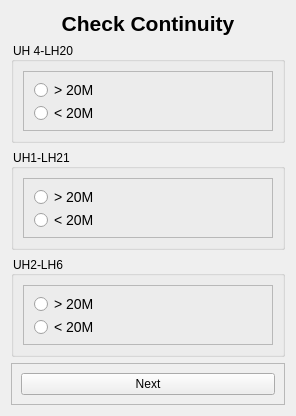
<?xml version="1.0" encoding="UTF-8"?>
<ui version="4.0">
 <class>Form</class>
 <widget class="QWidget" name="Form">
  <property name="geometry">
   <rect>
    <x>0</x>
    <y>0</y>
    <width>296</width>
    <height>414</height>
   </rect>
  </property>
  <property name="windowTitle">
   <string>Form</string>
  </property>
  <layout class="QVBoxLayout" name="verticalLayout">
   <item>
    <widget class="QLabel" name="label">
     <property name="text">
      <string>&lt;html&gt;&lt;head/&gt;&lt;body&gt;&lt;p align=&quot;center&quot;&gt;&lt;span style=&quot; font-size:16pt; font-weight:700;&quot;&gt;Check Continuity&lt;/span&gt;&lt;/p&gt;&lt;/body&gt;&lt;/html&gt;</string>
     </property>
    </widget>
   </item>
   <item>
    <widget class="QGroupBox" name="groupBox_1">
     <property name="styleSheet">
      <string notr="true">QGroupBox::title {
    font-size: 16px;
}
</string>
     </property>
     <property name="title">
      <string>UH 4-LH20</string>
     </property>
     <property name="checkable">
      <bool>false</bool>
     </property>
     <property name="checked">
      <bool>false</bool>
     </property>
     <layout class="QVBoxLayout" name="verticalLayout_11">
      <item>
       <widget class="QFrame" name="Radio_Frame_1">
        <property name="frameShape">
         <enum>QFrame::Shape::StyledPanel</enum>
        </property>
        <property name="frameShadow">
         <enum>QFrame::Shadow::Raised</enum>
        </property>
        <layout class="QVBoxLayout" name="verticalLayout_12">
         <item>
          <widget class="QRadioButton" name="radioButton_1">
           <property name="styleSheet">
            <string notr="true">QRadioButton{
    font-size: 14px; /* Larger text */
}
QRadioButton::indicator {
    width: 15px; /* Larger checkbox square */
    height: 15px; /* Larger checkbox square */
}</string>
           </property>
           <property name="text">
            <string>&gt; 20M</string>
           </property>
          </widget>
         </item>
         <item>
          <widget class="QRadioButton" name="radioButton_2">
           <property name="styleSheet">
            <string notr="true">QRadioButton{
    font-size: 14px; /* Larger text */
}
QRadioButton::indicator {
    width: 15px; /* Larger checkbox square */
    height: 15px; /* Larger checkbox square */
}</string>
           </property>
           <property name="text">
            <string>&lt; 20M</string>
           </property>
          </widget>
         </item>
        </layout>
       </widget>
      </item>
     </layout>
    </widget>
   </item>
   <item>
    <widget class="QGroupBox" name="groupBox_2">
     <property name="styleSheet">
      <string notr="true">QGroupBox::title {
    font-size: 16px;
}
</string>
     </property>
     <property name="title">
      <string>UH1-LH21</string>
     </property>
     <property name="checkable">
      <bool>false</bool>
     </property>
     <property name="checked">
      <bool>false</bool>
     </property>
     <layout class="QVBoxLayout" name="verticalLayout_13">
      <item>
       <widget class="QFrame" name="Radio_Frame_2">
        <property name="frameShape">
         <enum>QFrame::Shape::StyledPanel</enum>
        </property>
        <property name="frameShadow">
         <enum>QFrame::Shadow::Raised</enum>
        </property>
        <layout class="QVBoxLayout" name="verticalLayout_14">
         <item>
          <widget class="QRadioButton" name="radioButton_3">
           <property name="styleSheet">
            <string notr="true">QRadioButton{
    font-size: 14px; /* Larger text */
}
QRadioButton::indicator {
    width: 15px; /* Larger checkbox square */
    height: 15px; /* Larger checkbox square */
}</string>
           </property>
           <property name="text">
            <string>&gt; 20M</string>
           </property>
          </widget>
         </item>
         <item>
          <widget class="QRadioButton" name="radioButton_4">
           <property name="styleSheet">
            <string notr="true">QRadioButton{
    font-size: 14px; /* Larger text */
}
QRadioButton::indicator {
    width: 15px; /* Larger checkbox square */
    height: 15px; /* Larger checkbox square */
}</string>
           </property>
           <property name="text">
            <string>&lt; 20M</string>
           </property>
          </widget>
         </item>
        </layout>
       </widget>
      </item>
     </layout>
    </widget>
   </item>
   <item>
    <widget class="QGroupBox" name="groupBox_3">
     <property name="styleSheet">
      <string notr="true">QGroupBox::title {
    font-size: 16px;
}
</string>
     </property>
     <property name="title">
      <string>UH2-LH6</string>
     </property>
     <property name="checkable">
      <bool>false</bool>
     </property>
     <property name="checked">
      <bool>false</bool>
     </property>
     <layout class="QVBoxLayout" name="verticalLayout_15">
      <item>
       <widget class="QFrame" name="Radio_Frame_3">
        <property name="frameShape">
         <enum>QFrame::Shape::StyledPanel</enum>
        </property>
        <property name="frameShadow">
         <enum>QFrame::Shadow::Raised</enum>
        </property>
        <layout class="QVBoxLayout" name="verticalLayout_16">
         <item>
          <widget class="QRadioButton" name="radioButton_5">
           <property name="styleSheet">
            <string notr="true">QRadioButton{
    font-size: 14px; /* Larger text */
}
QRadioButton::indicator {
    width: 15px; /* Larger checkbox square */
    height: 15px; /* Larger checkbox square */
}</string>
           </property>
           <property name="text">
            <string>&gt; 20M</string>
           </property>
          </widget>
         </item>
         <item>
          <widget class="QRadioButton" name="radioButton_6">
           <property name="styleSheet">
            <string notr="true">QRadioButton{
    font-size: 14px; /* Larger text */
}
QRadioButton::indicator {
    width: 15px; /* Larger checkbox square */
    height: 15px; /* Larger checkbox square */
}</string>
           </property>
           <property name="text">
            <string>&lt; 20M</string>
           </property>
          </widget>
         </item>
        </layout>
       </widget>
      </item>
     </layout>
    </widget>
   </item>
   <item>
    <widget class="QFrame" name="frame_3">
     <property name="frameShape">
      <enum>QFrame::Shape::StyledPanel</enum>
     </property>
     <property name="frameShadow">
      <enum>QFrame::Shadow::Raised</enum>
     </property>
     <layout class="QVBoxLayout" name="verticalLayout_2">
      <item>
       <widget class="QPushButton" name="pushButton">
        <property name="text">
         <string>Next</string>
        </property>
       </widget>
      </item>
     </layout>
    </widget>
   </item>
  </layout>
 </widget>
 <resources/>
 <connections/>
</ui>
